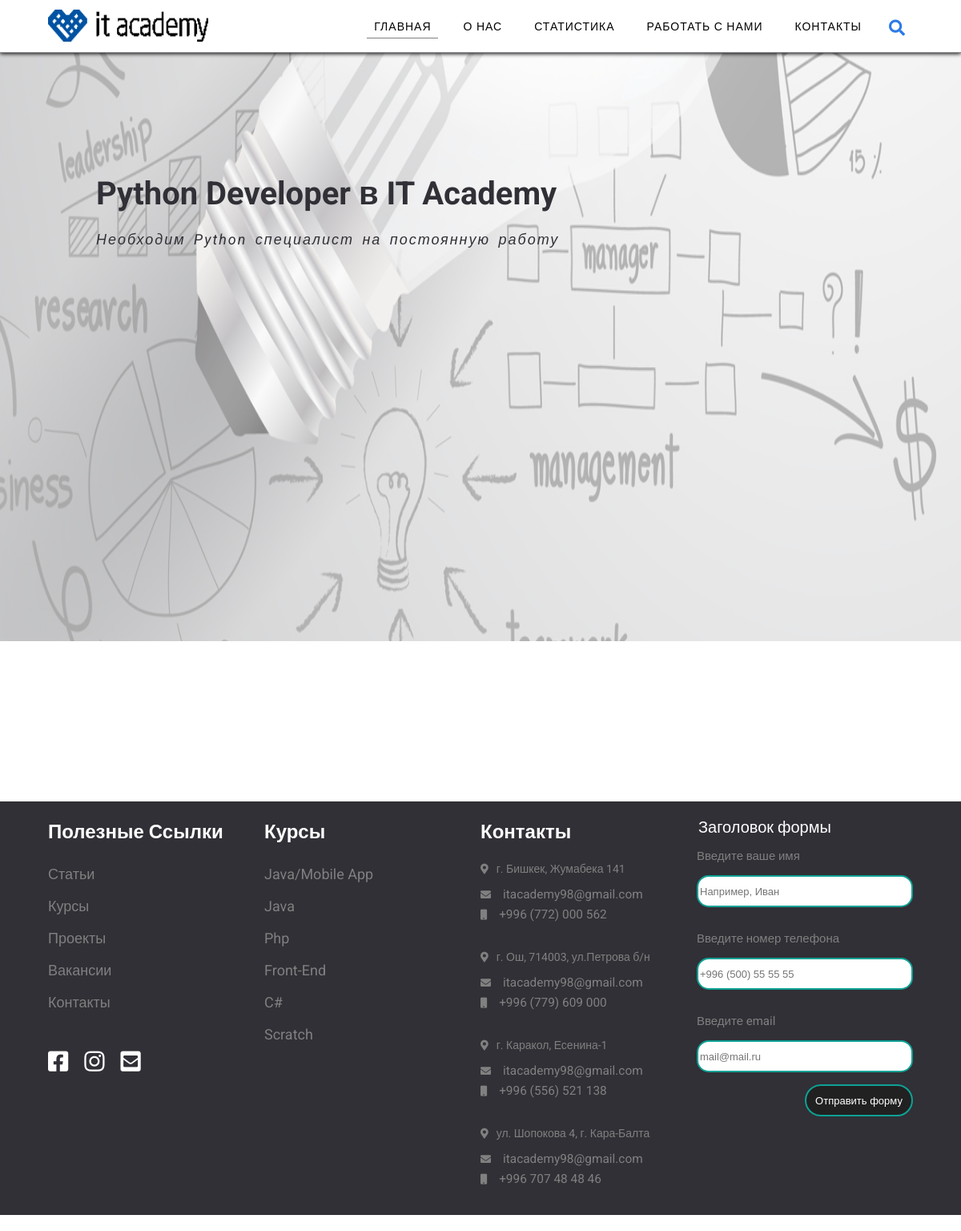
The page /ads/1/ on the database as committed earlier.
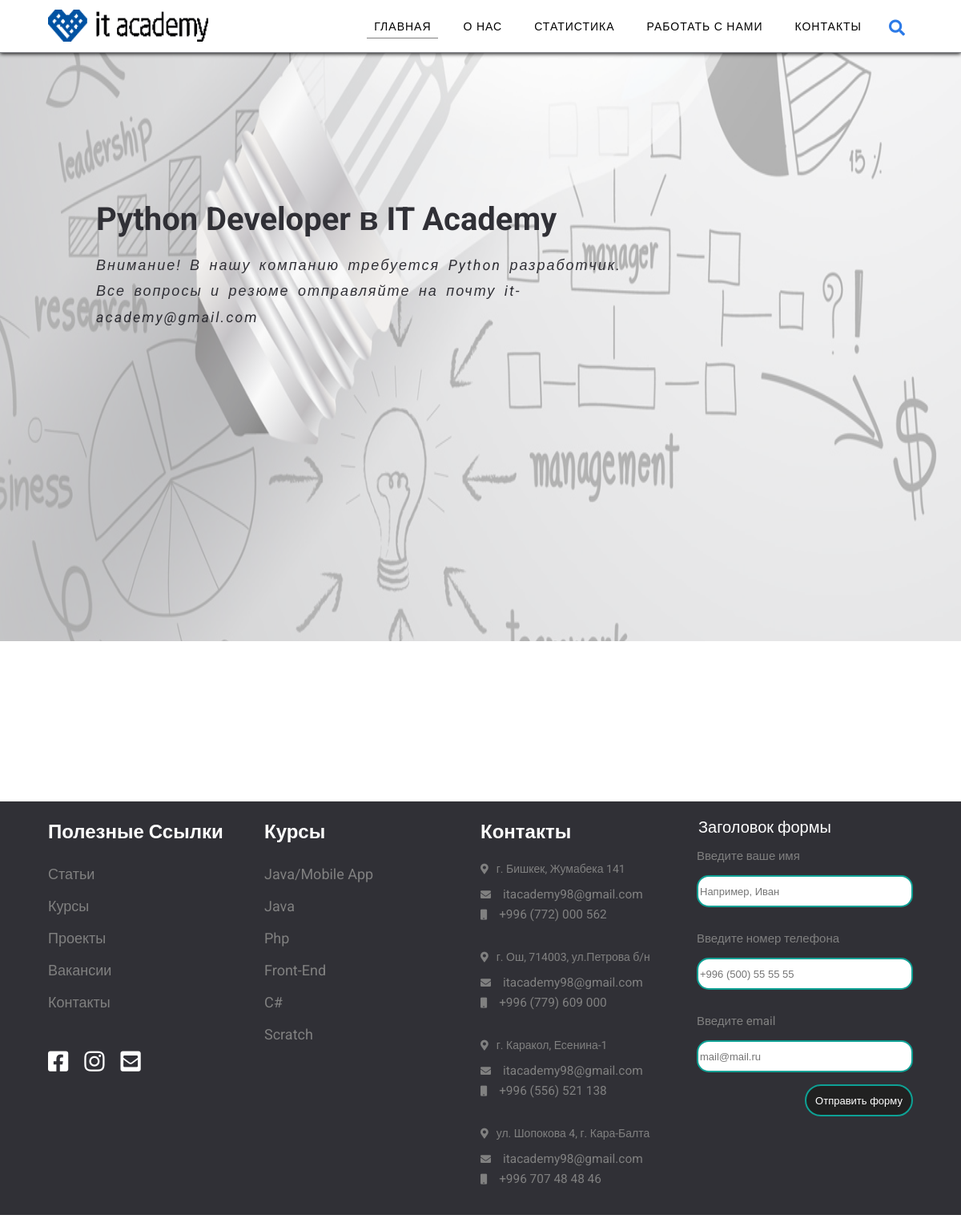
The same page on the database as committed later.
### kssdasite/models.py (models this page shows, shortened)
class Ads(models.Model):
    ad_names = models.CharField(max_length=100, null=False, blank=False, verbose_name='Ad names')
    company_name = models.CharField(max_length=100, null=False, blank=False, verbose_name='Company name')
    description = models.TextField(max_length=2000, null=False, blank=False, verbose_name='Description')
    picture = models.ImageField(upload_to=upload_location, max_length=100, blank=True, null=True)

### kssdasite/views.py (the view)
# urls.py: path('ads/<int:pk>/', AdDetailView.as_view(), name='ad')
class AdDetailView(DetailView):
    model = Ads
    template_name = 'kssdasite/ads_detail_view.html'
    context_object_name = 'ad'

### kssdasite/templates/kssdasite/ads_detail_view.html (shortened to what this page needs)
{% load static %}
<!DOCTYPE html>
<html>
<head>
	<link rel="stylesheet" type="text/css" href="{% static 'kssdasite/Front1/css/all-styles.css'%}">
	<link rel="stylesheet" type="text/css" href="{% static 'kssdasite/Front1/css/header-style.css'%}">
	<link rel="stylesheet" type="text/css" href="{% static 'kssdasite/Front1/css/body-style-index3.css'%}">
	<link rel="stylesheet" type="text/css" href="{% static 'kssdasite/Front1/css/footer-style.css'%}">
	<link rel="stylesheet" type="text/css" href="{% static 'kssdasite/Front1/css/font-awesome/css/all.min.css'%}">
</head>
<body>
	<div class="wrapper">
		<div class="banner">
			<div class="header">
				<a href=""><img class="logo" src="{% static 'kssdasite/Front1/img/logo2.png'%}" alt="IT-academy"></a>
				<div class="menu-header">
					<div class="h-menu">
					    <ul class="navbar-h">
							<li class="first-home active"><a href="{% url 'index_url' %}">ГЛАВНАЯ</a></li>
							<li class="second-about-us"><a href="{% url 'index_url' %}#about-us">О НАС</a></li>
							<li class="third-st"><a href="{% url 'index_url' %}#statistics">СТАТИСТИКА</a></li>
							<li class="fifth-work"><a href="#work-with-us">РАБОТАТЬ С НАМИ </a>
							</li>
							<li class="sixth-contacts"><a href="{% url 'index_url' %}#contacts">КОНТАКТЫ</a></li>
						</ul>
					</div>
					<div class="search-icon">
						<i class="fas fa-search"></i>
					</div>
				</div>
			</div>
		</div>
	<div class="main">
		<div class="first-block">
			<div class="main-text" >
				<h1> {{ ad.ad_names }} в {{ ad.company_name }} </h1>
				<p>{{ ad.description }}</p>
			</div>
			<div class="first-bg-img"></div>
		</div>
	</div>
		<div class="sixth-bock">
			<div class="footer">
				<div class="footer-link f-link">
						<h3>Полезные Ссылки</h3>
							<ul>
								<li><a href=""> Статьи</a></li>
								<li><a href=""> Курсы</a></li>
								<li><a href="{% url 'projects_url' %}"> Проекты</a></li>
								<li><a href="{% url 'ads' %}"> Вакансии</a></li>
								<li><a href="{% url 'index_url' %}#contacts"> Контакты</a></li>
							</ul>
							<div class="icon-media">
								<a href=""><i class="fab fa-facebook-square"></i></a>
								<a href=""><i class="fab fa-instagram"></i></a>
								<a href=""><i class="fas fa-envelope-square"></i></a>
							</div>
				</div>
				<div class="footer-courses f-link">
							<h3>Курсы</h3>
							<ul>
								<li><a href=""> Java/Mobile App</a></li>
								<li><a href=""> Java</a></li>
								<li><a href=""> Php</a></li>
								<li><a href=""> Front-End</a></li>
								<li><a href=""> C#</a></li>
								<li><a href=""> Scratch</a></li>
							</ul>
				</div>
				<div class="footer-contacts f-link">
							<h3>Контакты</h3>
							<div class="text-footer-contacts bish">
								<ul>
									<li><span><i class="fas fa-map-marker-alt"></i></span></i>г. Бишкек, Жумабека 141</li>
									<li><span><i class="fas fa-envelope"></i></span><a href="mailto:itacademy98@gmail.com">itacademy98@gmail.com</a></li>
								<li><span><i class="fas fa-mobile"></i></span><a href="tel:+996772000562">+996 (772) 000 562</a></li>
								</ul>
							</div>
							<div class="text-footer-contacts osh">
								<ul>
									<li><span><i class="fas fa-map-marker-alt"></i></span>г. Ош, 714003, ул.Петрова б/н</li>
									<li><span><i class="fas fa-envelope"></i></span><a href="mailto:itacademy98@gmail.com">itacademy98@gmail.com</a></li>
									<li><span><i class="fas fa-mobile"></i></span><a href="tel:+996779609000">+996 (779) 609 000</a></li>
								</ul>
							</div>
							<div class="text-footer-contacts karakol">
								<ul>
									<li><span><i class="fas fa-map-marker-alt"></i></span>г. Каракол, Есенина-1</li>
									<li><span><i class="fas fa-envelope"></i></span><a href="mailto:itacademy98@gmail.com">itacademy98@gmail.com</a></li>
								<li><span><i class="fas fa-mobile"></i></span><a href="tel:+996556521138">+996 (556) 521 138</a></li>
								</ul>
							</div>
							<div class="text-footer-contacts kara-balta">
								<ul>
									<li><span><i class="fas fa-map-marker-alt"></i></span>ул. Шопокова 4, г. Кара-Балта</li>
									<li><span><i class="fas fa-envelope"></i></span><a href="mailto:itacademy98@gmail.com">itacademy98@gmail.com</a></li>
									<li><span><i class="fas fa-mobile"></i></span><a href="tel:+9967074848 46">+996 707 48 48 46</a></li>
								</ul>
							</div>
				</div>
				<div class="conteiner-feedback f-link">
				      	<div class="blank-feedback">
				      		<form action="feedback.php" method="POST">
				      			<legend>Заголовок формы</legend>
				      			<div class="form-group">
				      				<label for="">Введите ваше имя</label>
				      				<input type="text" class="form-control" id="" name="user_name" placeholder="Например, Иван">
				      			</div>
				      			<div class="form-group">
				      				<label for="">Введите номер телефона</label>
				      				<input type="text" class="form-control" id="" name="user_phone" placeholder="+996 (500) 55 55 55">
				      			</div>
				      			<div class="form-group">
				      				<label for="">Введите email</label>
				      				<input type="text" class="form-control" id="" name="user_email" placeholder="mail@mail.ru">
				      			</div>
				      			<button type="submit" class="btn btn-primary">Отправить форму</button>
				      		</form>
				      	</div>
				</div>
			</div>
		</div>
	</div>
</body>
</html>

### kssdasite/static/kssdasite/Front1/css/all-styles.css (style rules this page uses)
* { box-sizing:border-box; font-size: 10px; }
html { scroll-behavior: smooth; margin: 0px 0px; padding: 0px 0px; }
body { width: 100%; height: auto; margin: 0px 0px; padding: 0px 0px; font-family: 'Roboto','Arial', sans-serif; background-size: cover; }
.wrapper { width: 100%; height: auto; max-width: 1920px; justify-content: center; position:relative; margin: 0px auto; padding: 0px 0px; }
a { text-decoration: none; }
ul { list-style: none; padding: 0px 0px; }
p { font-size: 13px; font-style: italic; line-height: 150%; word-spacing: 4px; letter-spacing: 2px; }
@media only screen and (min-width: 600px) { * { font-size: 8px; } }
@media only screen and (min-width: 768px) { * { font-size: 8px; } }
@media only screen and (min-width: 992px) { * { font-size: 9px; } }
@media only screen and (min-width: 1200px) { * { font-size: 10px; } }

### kssdasite/static/kssdasite/Front1/css/header-style.css (style rules this page uses)
.banner { width: 100%; height: auto; border-bottom: 1px solid #85868c; box-shadow: 0px 1px 5px #000; background-color: #fff; position: fixed; margin:0 0; z-index: 2; }
.header { width: 90%; height: 65px; max-width: 1920px; min-width: 300px; margin: 0px 5%; display: flex; align-items: center; }
.menu-header { width: 100%; height: 60px; justify-content: flex-end; position: relative; align-items: center; }
.logo { width: 200px; height: 40px; position: relative; align-items: center; }
.h-menu { display: none; width: 95%; }
.header .navbar-h { display: flex; justify-content: flex-end; }
.search-icon { display: block; width: 30px; height: 30px; cursor: pointer; float: right; position: relative; top: -38px; }
.search-icon i { position: relative; font-size: 2em; color: #2c7ae7; }
.menu-header a { color: #000; font-size: 1.4em; height: 40px; line-height: 40px; padding: 20px 20px; letter-spacing: 1px; }
.navbar-h li { position: relative; height: 100%; }
.navbar-h a::after { content:''; position:absolute; width:80%; transform:scaleX(0); height:1px; bottom: 5px; left:10%; background-color:grey; transform-origin:bottom right; transition:transform 0.25s ease-out; }
.menu-header .active a::after { color: gray; transform:scaleX(1); transform-origin:bottom right; }
@media screen and (min-width: 600px) { .banner { position: relative; } }
@media screen and (min-width: 600px) { .header { position: relative; height: 55px; } }
@media screen and (min-width: 600px) { .h-menu { display: none; } }
@media screen and (min-width: 768px) { .banner { position: relative; } }
@media screen and (min-width: 768px) { .header { position: relative; height: 55px; } }
@media screen and (min-width: 768px) { .h-menu { display: none; } }
@media screen and (min-width: 992px) { .banner { position: fixed; } }
@media screen and (min-width: 992px) { .header { position: relative; height: 55px; } }
@media screen and (min-width: 992px) { .h-menu { display: block; } }
@media screen and (min-width: 1200px) { .banner { position:fixed; } }
@media screen and (min-width: 1200px) { .header { position: relative; height: 65px; } }
@media screen and (min-width: 1200px) { .h-menu { display: block; } }

### kssdasite/static/kssdasite/Front1/css/body-style-index3.css (style rules this page uses)
.main { width: 100%; height: auto; position: relative; }
.first-block { width: 100%; height: 100vh; text-align: center; position: relative; }
.first-bg-img { width: 100%; height: 100%; background-image: url(../img/bg-img-3.jpg); background-repeat: no-repeat; background-position: center; background-size: 150% 150%; position: absolute; top: 0px; filter: opacity(0.5); margin: 0 0; z-index: -1; }
.main-text { width: 50%; height: auto; text-align: left; display: flex; flex-wrap: wrap; transform: translateY(50%); position: relative; align-items: center; top: 10%; left: 10%; margin: 0px 0px; }
.main-text h1 { font-size: 4em; color: #303036; margin: 0px 0px; }
.main-text p { font-size: 1.8em; font-style: italic; color: #303036; top: 35%; line-height: 1.8em; }
@media screen and (min-width: 600px) { .main-text { width: 80%; top: 20%; } }
@media screen and (min-width: 769px) { .main-text { width: 65%; top: 20%; } }
@media screen and (min-width: 992px) { .main-text { width: 60%; top: 20%; } }
@media screen and (min-width: 1200px) { .main-text { width: 55%; top: 20%; } }

Rows that differ between the two databases and show on the page:
changed Ads "Python Developer": description "Необходим Python специалист на постоянную работу" → "Внимание! В нашу компанию требуется Python разработчик. Все вопросы и резюме отправляйте на почту it-academy@gmail.com"
